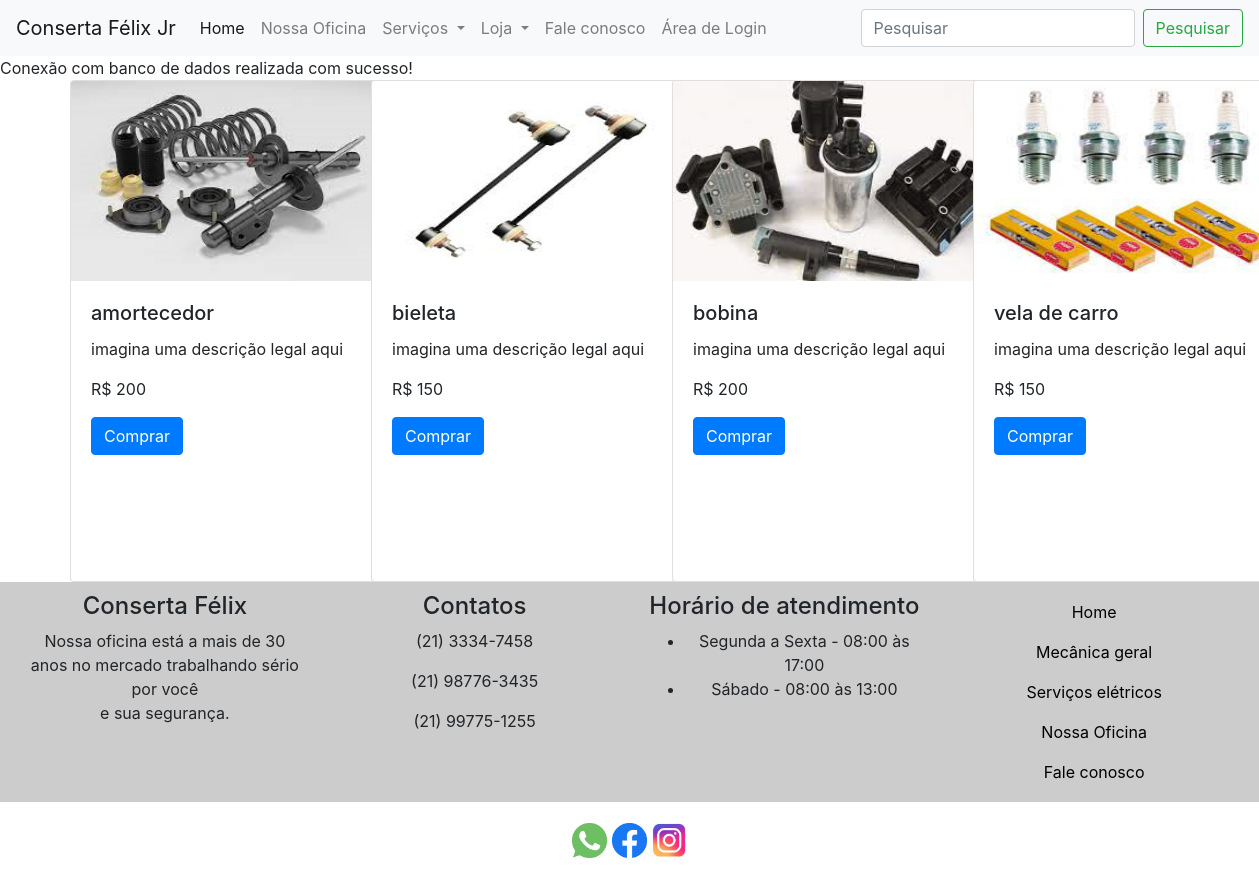
/pecas.php, run on the app's committed database.
### tables this page shows
create table peca(
	codigopeca integer primary key auto_increment,
	nome varchar(60) not null,
	descricao varchar(255) not null,
	marca varchar(40) not null,
	modeloano varchar(250) not null,
	estoque integer not null,
	preco double not null,
	foto varchar(255) not null);

### pecas.php (the view)
<?php
  require_once 'header.php';
  require_once 'menu.php';
  require_once 'conexao.php';
$sql = "SELECT * from peca";
$resultado = $conn->prepare($sql);
$resultado -> execute();
if(($resultado) and ($resultado->rowCount()!=0)){
?>
<br>
<div class="container-fluid">
  <div class="row pecas">
      <?php
        while ($linha = $resultado->fetch(PDO::FETCH_ASSOC)){
        extract($linha);
      ?>
    <div class="col-md-3">
    <div class="card" style="width: 20rem;">
  <img class="card-img-top" src="<?php echo $foto; ?>" alt="Imagem de capa do card">
  <div class="card-body">
    <h5 class="card-title"><?php echo $nome;?></h5>
    <p class="card-text"><?php echo $descricao;?></p>
    <p>R$ <?php echo $preco; ?></p>
    <button type="button" class="btn btn-primary" data-toggle="modal" data-target="#vela">
      Comprar
    </button>
  </div>
</div>
    </div>
    <?php
        }
      }
    ?>
  </div>
</div>
<?php
  require_once 'footer.php';
?>

### header.php (shortened to what this page needs)
<!DOCTYPE html>
<html lang="pt-br">
<head>
    <link rel="stylesheet" href="https://stackpath.bootstrapcdn.com/bootstrap/4.1.3/css/bootstrap.min.css"
>
    <link rel="stylesheet" href="style.css">
    <link rel="stylesheet" href="pecas.css">
    <link rel="stylesheet" href="acessorios.css">
</head>
<body>

### menu.php (shortened to what this page needs)
<nav class="navbar navbar-expand-lg navbar-light bg-light">
    <a class="navbar-brand" href="index.php">Conserta Félix Jr</a>
        <div class="collapse navbar-collapse" id="conteudoNavbarSuportado">
            <ul class="navbar-nav mr-auto">
                <li class="nav-item active">
                    <a class="nav-link" href="index.php">Home <span class="sr-only">(página atual)</span></a>
                </li>
                <li class="nav-item">
                    <a class="nav-link" href="sobre.php">Nossa Oficina</a>
                </li>
                <li class="nav-item dropdown">
                    <a class="nav-link dropdown-toggle" href="#" id="navbarDropdown" role="button"
                    data-toggle="dropdown" aria-haspopup="true" aria-expanded="false">
                    Serviços
                    </a>
                </li>
                <li class="nav-item dropdown">
                    <a class="nav-link dropdown-toggle" href="#" id="navbarDropdown" role="button"
                    data-toggle="dropdown" aria-haspopup="true" aria-expanded="false">
                    Loja
                    </a>
                </li>
                <li class="nav-item">
                    <a class="nav-link" href="#">Fale conosco</a>
                </li>
                <li class="nav-item">
                    <a class="nav-link" href="login.php">Área de Login</a>
                </li>
            </ul>
            <form class="form-inline my-2 my-lg-0">
                <input class="form-control mr-sm-2" type="search" placeholder="Pesquisar"
                aria-label="Pesquisar">
                <button class="btn btn-outline-success my-2 my-sm-0" type="submit">Pesquisar</button>
            </form>
        </div>
</nav>

### conexao.php (shortened to what this page needs)
<?php
try{
	echo "Conexão com banco de dados realizada com sucesso!";
}catch(PDOException $erro){
	echo "Erro: Conexão com banco de dados não realizada" . $erro;
}
?>

### footer.php (shortened to what this page needs)
<div class="container-fluid">
        <div class="row text-center footer">
            <div class="col-md-3">
                <h4>Conserta Félix</h4>
                <p>Nossa oficina está a mais de 30 anos
                    no mercado trabalhando sério por você<br>
                    e sua segurança. </p>
            </div>
            <div class="col-md-3">
                <h4>Contatos</h4>
                <p>(21) 3334-7458</p>
                <p>(21) 98776-3435</p>
                <p>(21) 99775-1255</p>
            </div>
            <div class="col-md-3">
                <h4>Horário de atendimento</h4>
                <ul>
                    <li>Segunda a Sexta - 08:00 às 17:00</li>
                    <li>Sábado - 08:00 às 13:00</li>
                </ul>
            </div>
            <div class="col-md-3">
                <ul class="navbar-nav mr-auto menu2">
                    <li class="nav-item active">
                        <a class="nav-link" href="index.php">Home <span class="sr-only">(página atual)</span></a>
                    </li>
                    <li class="nav-item">
                        <a class="nav-link" href="#">Mecânica geral</a>
                    </li>
                    <li class="nav-item">
                        <a class="nav-link" href="#">Serviços elétricos</a>
                    </li>
                    <li class="nav-item">
                        <a class="nav-link" href="sobre.php">Nossa Oficina</a>
                    </li>
                    <li class="nav-item">
                        <a class="nav-link" href="#">Fale conosco</a>
                    </li>
                </ul>
            </div>
        </div>
        <div class="row text-center sociais">
            <div class="col-md-12">
                <a href="#"><img src="src/whats.png"></a>
                <a href="#"><img src="src/face.png"></a>
                <a href="#"><img src="src/insta.jfif"></a>
            </div>
        </div>
    </div>
</body>
</html>

### style.css (style rules this page uses)
.sociais { padding: 20px; }
.sociais img { width: 3%; }
.footer { background-color: rgb(204, 204, 204); padding: 10px; width: auto; }
.menu2 a { color: black; }

### pecas.css (style rules this page uses)
.pecas { padding-left: 55px; }
.pecas img { height: 200px; }
.card-body { height: 270px; }

### acessorios.css (style rules this page uses)
.card-body { height: 300px; }

### data on the page
peca: foto (picture), nome "amortecedor", descricao "imagina uma descrição legal aqui", preco "200"
peca: foto (picture), nome "bieleta", descricao "imagina uma descrição legal aqui", preco "150"
peca: foto (picture), nome "bobina", descricao "imagina uma descrição legal aqui", preco "200"
peca: foto (picture), nome "vela de carro", descricao "imagina uma descrição legal aqui", preco "150"
